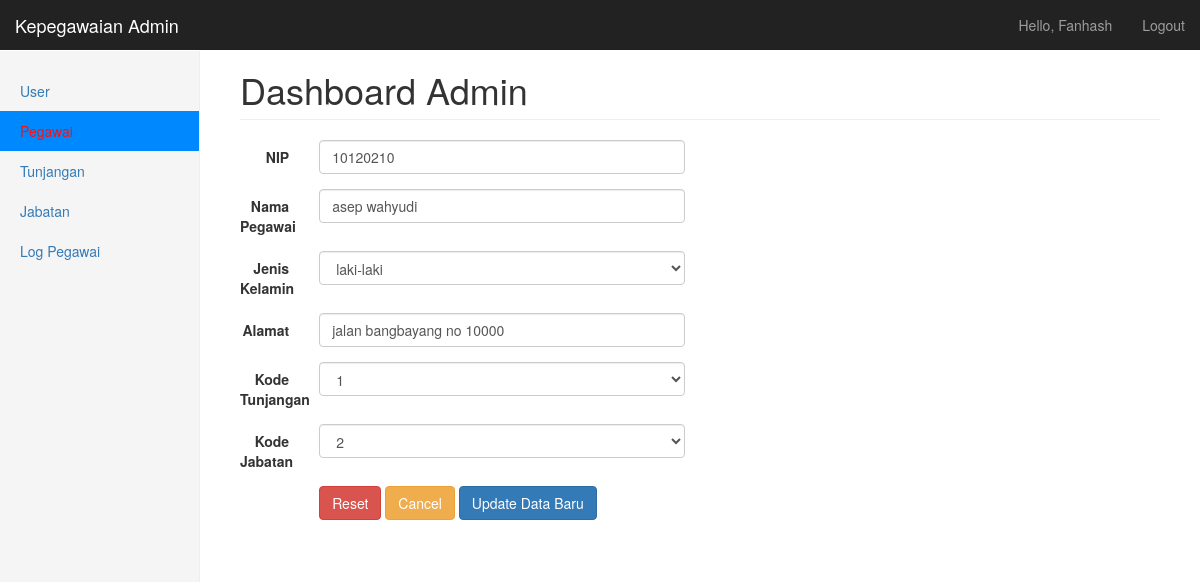
Screenshot of /update_pegawai.php?id=1 (signed in) with the database file from the repository.
### tables this page shows
CREATE TABLE `pegawai` (
  `id_pegawai` int(5) NOT NULL,
  `nip` varchar(10) NOT NULL,
  `nama_pegawai` varchar(30) NOT NULL,
  `jk` enum('laki-laki','perempuan') NOT NULL,
  `alamat` text NOT NULL,
  `id_jabatan` int(5) NOT NULL,
  `id_tunjangan` int(5) NOT NULL
);

CREATE TABLE `tunjangan` (
  `id_tunjangan` int(5) NOT NULL,
  `tunjangan_anak` int(10) NOT NULL,
  `tunjangan_pasutri` int(10) NOT NULL,
  `uang_makan` int(10) NOT NULL,
  `uang_lembur` int(10) NOT NULL
);

CREATE TABLE `jabatan` (
  `id_jabatan` int(5) NOT NULL,
  `nama_jabatan` varchar(20) NOT NULL,
  `gaji_pokok` int(10) NOT NULL,
  `tunjangan_jabatan` int(10) NOT NULL
);

### update_pegawai.php (the view, shortened to what this page needs)
<?php
include 'koneksi.php';
?>
<!DOCTYPE html>
<html lang="en">
<head>
  <link href="css/bootstrap.min.css" rel="stylesheet">
  <link href="css/dashboard.css" rel="stylesheet">
  <link href="css/dataTables.bootstrap.css" rel="stylesheet" type="text/css" />
  <link href="css/dataTables.tableTools.min.css" rel="stylesheet" type="text/css" />
</head>
<body>
  <nav class="navbar navbar-inverse navbar-fixed-top">
    <div class="container-fluid">
      <div class="navbar-header">
        <a class="navbar-brand" href="#">Kepegawaian Admin</a>
      </div>
      <div id="navbar" class="navbar-collapse collapse">
        <ul class="nav navbar-nav navbar-right">
          <li><a href="#"><?php echo "Hello, " . ucwords($_SESSION['username']); ?></a></li>
          <li><a href="logout.php">Logout</a></li>
        </ul>
      </div>
    </div>
  </nav>
  <div class="container-fluid">
    <div class="row">
      <div class="col-sm-3 col-md-2 sidebar">
        <ul class="nav nav-sidebar">
          <?php if ($_SESSION['level'] == 'admin') { ?>
            <li><a href="user.php">User <span class="sr-only">(current)</span></a></li>
          <?php } ?>
          <li class="active"><a href="#">Pegawai</a></li>
          <li><a href="tunjangan.php">Tunjangan</a></li>
          <li><a href="jabatan.php">Jabatan</a></li>
          <li><a href="log_Pegawai.php">Log Pegawai</a></li>
        </ul>
      </div>
      <div class="col-sm-9 col-sm-offset-3 col-md-10 col-md-offset-2 main">
        <h1 class="page-header">Dashboard <?php echo ucfirst($_SESSION['level']); ?></h1>
        <div class="row">
          <div class="col-md-6">
            <div>
              <?php
              $result = $mysqli->query("SELECT *  FROM `pegawai` WHERE `id_pegawai` = " . $_GET['id'] . ";");
              if ($result->num_rows > 0) {
                while ($row = $result->fetch_assoc()) {
              ?>
                  <form class="form-horizontal" action="proses_update_pegawai.php?id=<?php echo $_GET['id']; ?>" method="POST">
                  <div class="form-group">
                      <label for="nip" class="col-sm-2 control-label">NIP</label>
                      <div class="col-sm-10">
                        <input type="text" class="form-control" name="nip" id="nip" value="<?php echo $row['nip'] ?>" placeholder="Masukkan Nama untuk Pegawai baru" required />
                      </div>
                    </div>
                    <div class="form-group">
                      <label for="nama" class="col-sm-2 control-label">Nama Pegawai</label>
                      <div class="col-sm-10">
                        <input type="text" class="form-control" name="nama_pegawai" id="nama_pegawai" value="<?php echo $row['nama_pegawai'] ?>" placeholder="Masukkan Nama untuk Pegawai baru" required />
                      </div>
                    </div>
                    <div class="form-group">
                      <label for="jk" class="col-sm-2 control-label">Jenis Kelamin</label>
                      <div class="col-sm-10">
                        <select name="jk" id="jk" class="form-control">
                          <option>laki-laki</option>
                        </select>
                      </div>
                    </div>
                    <div class="form-group">
                      <label for="Alamat" class="col-sm-2 control-label">Alamat</label>
                      <div class="col-sm-10">
                        <input type="text" class="form-control" name="alamat" id="alamat" value="<?php echo $row['alamat'] ?>" placeholder="Masukkan Alamat untuk Pegawai baru" required />
                      </div>
                    </div>
                    <div class="form-group">
                      <label for="id_tunjangan" class="col-sm-2 control-label">Kode Tunjangan</label>
                      <div class="col-sm-10">
                        <select name="id_tunjangan" id="disabledSelect" class="form-control">
                          <?php
                          $result = $mysqli->query("select * from tunjangan");
                          if ($result->num_rows > 0) {
                            while ($div = $result->fetch_assoc()) {
                          ?>
                              <option value="<?php echo $div["id_tunjangan"]; ?>" <?php if ($div["id_tunjangan"] == $row["id_tunjangan"]) echo "selected"; ?>><?php echo ucfirst($div["id_tunjangan"]); ?></option>
                          <?php
                            }
                          }
                          ?>
                        </select>
                      </div>
                    </div>
                    <div class="form-group">
                      <label for="id_jabatan" class="col-sm-2 control-label">Kode Jabatan</label>
                      <div class="col-sm-10">
                        <select name="id_jabatan" id="disabledSelect" class="form-control">
                          <?php
                          $result = $mysqli->query("select * from jabatan");
                          if ($result->num_rows > 0) {
                            while ($div = $result->fetch_assoc()) {
                          ?>
                              <option value="<?php echo $div["id_jabatan"]; ?>" <?php if ($div["id_jabatan"] == $row["id_jabatan"]) echo "selected"; ?>><?php echo ucfirst($div["id_jabatan"]); ?></option>
                          <?php
                            }
                          }
                          ?>
                        </select>
                      </div>
                    </div>
                    <div class="form-group">
                      <div class="col-sm-offset-2 col-sm-10">
                        <button type="reset" class="btn btn-danger">Reset</button>
                        <a type="cancel" class="btn btn-warning" href="pegawai.php">Cancel</a>
                        <button type="submit" class="btn btn-primary">Update Data Baru</button>
                      </div>
                    </div>
                  </form>
              <?php
                }
              }
              ?>
            </div>
          </div>
          <div class="col-md-6">
          </div>
        </div>
      </div>
    </div>
  </div>
</body>
</html>

### css/dashboard.css (style rules this page uses)
body { padding-top: 50px; }
.navbar-fixed-top { border: 0; }
.sidebar { display: none; }
@media (min-width: 768px) { .sidebar { position: fixed; top: 51px; bottom: 0; left: 0; z-index: 1000; display: block; padding: 20px; overflow-x: hidden; overflow-y: auto; background-color: #f5f5f5; border-right: 1px solid #eee; } }
.nav-sidebar { margin-right: -21px; margin-bottom: 20px; margin-left: -20px; }
.nav-sidebar>li>a { padding-right: 20px; padding-left: 20px; }
.nav-sidebar>.active>a, .nav-sidebar>.active>a:hover, .nav-sidebar>.active>a:focus { color: rgb(251, 16, 16); background-color: #0088ff; }
.main { padding: 20px; }
@media (min-width: 768px) { .main { padding-right: 40px; padding-left: 40px; } }
.main .page-header { margin-top: 0; }

### rows the page displays
pegawai: nip "10120210", nama_pegawai "asep wahyudi", alamat "jalan bangbayang no 10000", id_tunjangan "1", id_jabatan "2"

### other values shown
$_SESSION['username'] "Fanhash"
$_SESSION['level'] "Admin"
